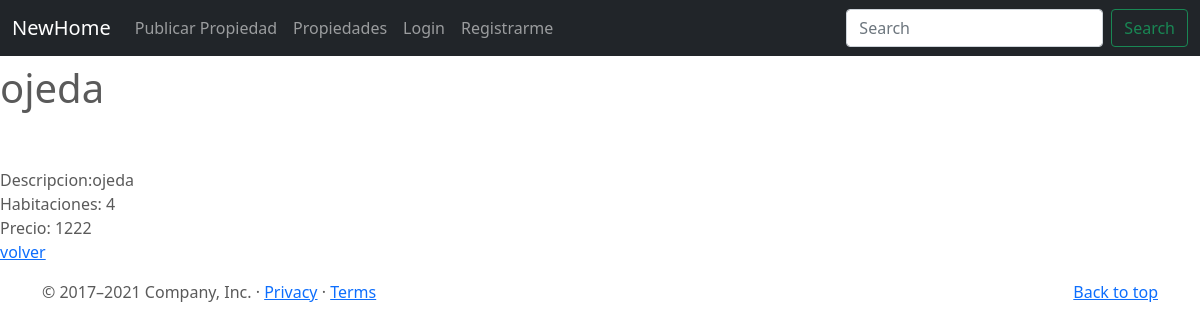
Before: /propiedades/6/detail with the older database file.
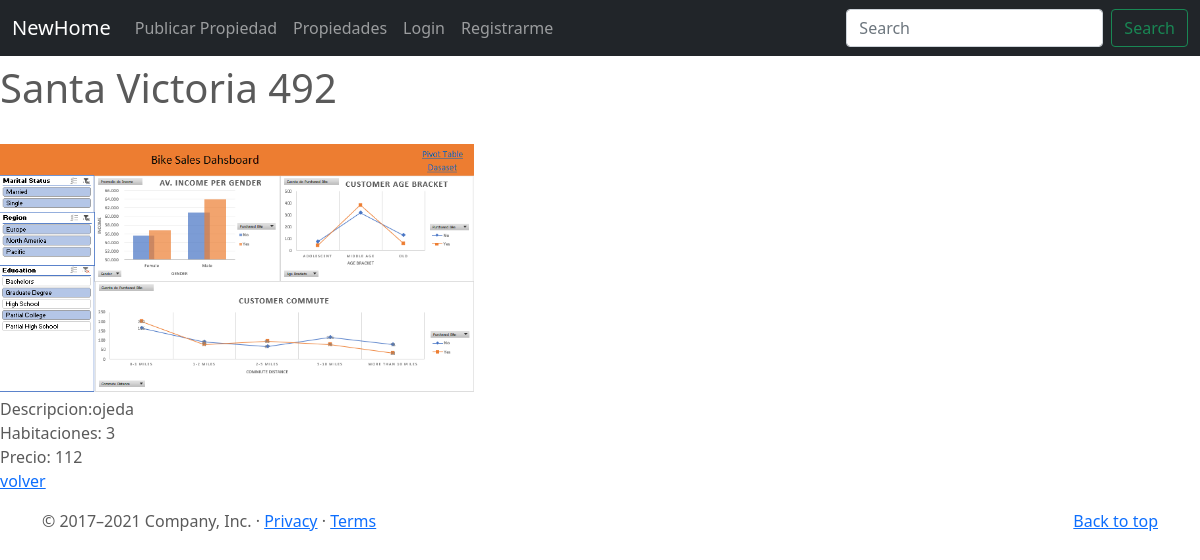
After: the same page with the newer database file.
### NewHome/models.py (models this page shows, shortened)
class Propiedades(models.Model):
    Propiedad_Descripcion = models.CharField(max_length=200)
    Propiedad_Direccion =  models.CharField(max_length=200)
    Numero_Habitaciones = models.PositiveIntegerField()
    Propiedad_Costo = models.PositiveIntegerField()
    publisher = models.ForeignKey(to=User, on_delete=models.CASCADE, related_name="publisher")
    imagen = models.ImageField(upload_to="propiedades", null=False, blank=False)
    Fecha_Publicacion = models.DateField(auto_now_add = True)

### NewHome/views.py (the view)
# urls.py: path('propiedades/<pk>/detail', PropiedadesDetail.as_view(), name="propiedades-detail"),
class PropiedadesDetail(DetailView):
    model = Propiedades

### NewHome/templates/NewHome/propiedades_detail.html
{% extends "NewHome/base.html" %}
{% block main %}
<p>
    <h1>{{object.Propiedad_Direccion}}</h1>
    <br>
    {% if object.imagen %}
      <img src="{{ object.imagen.url }}" width="480px" height="100%">
    {% endif %}
    <br>
    Descripcion:{{object.Propiedad_Descripcion}}
    <br>
    Habitaciones: {{object.Numero_Habitaciones}}
    <br>
    Precio: {{object.Propiedad_Costo}}
    <br>
    <a href="{% url 'propiedades-list' %}"> volver</a>
</p>
{% endblock %}

### NewHome/templates/NewHome/base.html (shortened to what this page needs)
<!DOCTYPE html>
<html lang="en">
<head>
    {% load static %}
<link href="{% static 'NewHome/css/bootstrap.min.css' %}" rel="stylesheet">
    <link href="{% static 'NewHome/css/carousel.css' %}" rel="stylesheet">
  </head>
  <body>
<header>
  <nav class="navbar navbar-expand-md navbar-dark fixed-top bg-dark">
    <div class="container-fluid">
      <a class="navbar-brand" href="{% url 'index' %}">NewHome</a>
      <div class="collapse navbar-collapse" id="navbarCollapse">
        <ul class="navbar-nav me-auto mb-2 mb-md-0">
          <li class="nav-item">
            <a class="nav-link" href="{% url 'propiedades-create' %}">Publicar Propiedad</a>
          <li class="nav-item">
            <a class="nav-link" href="{% url 'propiedades-list' %}">Propiedades</a>
           </li>
            {% if user.is_authenticated %}
                <li class="nav-item">
                  <a class="nav-link" href="{% url 'logout' %}"> {{user.username}} | Logout</a>
                </li>
                <li class="nav-item">
                  <a class="nav-link" href="{% url 'profile-create' %}"> Crear Perfil</a>
                </li>
              {% else %}
                <li class="nav-item">
                  <a class="nav-link" href="{% url 'login' %}">Login</a>
                </li>
                <li class="nav-item">
                  <a class="nav-link" href="{% url 'signup' %}">Registrarme</a>
                </li>
              {% endif %}
        </ul>
        <form class="d-flex">
          <input class="form-control me-2" type="search" placeholder="Search" aria-label="Search">
          <button class="btn btn-outline-success" type="submit">Search</button>
        </form>
      </div>
    </div>
  </nav>
</header>
{% block main %}
{% endblock%}
  <footer class="container">
    <p class="float-end"><a href="{% url 'index' %}">Back to top</a></p>
    <p>© 2017–2021 Company, Inc. · <a href="https://getbootstrap.com/docs/5.0/examples/carousel/#">Privacy</a> · <a href="https://getbootstrap.com/docs/5.0/examples/carousel/#">Terms</a></p>
  </footer>
  </body>
</html>

### NewHome/static/NewHome/css/carousel.css (style rules this page uses)
body { padding-top: 3rem; padding-bottom: 3rem; color: #5a5a5a; }

Changed rows visible on the page:
changed Propiedades "ojeda": Propiedad_Direccion "ojeda" → "Santa Victoria 492"; imagen: picture added; Numero_Habitaciones "4" → "3"; Propiedad_Costo "1222" → "112"
